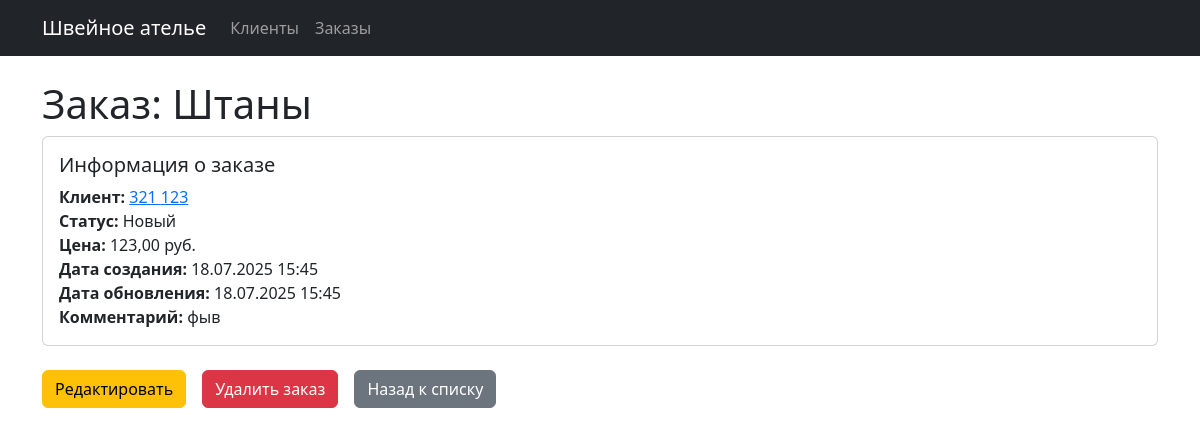
The app's page /orders/1/ with its own data.
### atelier/models.py (models this page shows, shortened)
class Order(models.Model):
    STATUS_CHOICES = [
        ('new', 'Новый'),
        ('in_progress', 'В работе'),
        ('completed', 'Завершен'),
        ('canceled', 'Отменен'),
    ]
    title = models.CharField(max_length=200, verbose_name="Название заказа")
    customer = models.ForeignKey(
        Customer,
        on_delete=models.CASCADE,
        related_name='orders',
        verbose_name="Заказчик"
    )
    price = models.DecimalField(
        max_digits=10,
        decimal_places=2,
        verbose_name="Цена"
    )
    comment = models.TextField(blank=True, null=True, verbose_name="Комментарий")
    status = models.CharField(
        max_length=20,
        choices=STATUS_CHOICES,
        default='new',
        verbose_name="Статус"
    )
    created_at = models.DateTimeField(auto_now_add=True, verbose_name="Дата создания")
    updated_at = models.DateTimeField(auto_now=True, verbose_name="Дата обновления")
    class Meta:
        verbose_name = "Заказ"
        verbose_name_plural = "Заказы"
        ordering = ['-created_at']

class Customer(models.Model):
    first_name = models.CharField(max_length=100, verbose_name="Имя")
    last_name = models.CharField(max_length=100, verbose_name="Фамилия")
    phone_regex = RegexValidator(
        regex=r'^\+?1?\d{9,15}$',
        message="Телефон должен быть в формате: '+999999999'. Максимум 15 цифр."
    )
    phone = models.CharField(
        validators=[phone_regex],
        max_length=17,
        verbose_name="Телефон"
    )
    comment = models.TextField(blank=True, null=True, verbose_name="Комментарий")
    created_at = models.DateTimeField(auto_now_add=True, verbose_name="Дата создания")
    class Meta:
        verbose_name = "Заказчик"
        verbose_name_plural = "Заказчики"
        ordering = ['-created_at']

### atelier/views.py (the view)
# urls.py: path('orders/<int:pk>/', views.order_detail, name='order_detail'),
def order_detail(request, pk):
    order = get_object_or_404(Order, pk=pk)
    return render(request, 'atelier/order_detail.html', {'order': order})

### atelier/templates/atelier/order_detail.html (shortened to what this page needs)
{% extends 'base.html' %}
{% block content %}
<h1>Заказ: {{ order.title }}</h1>
<div class="card mb-4">
    <div class="card-body">
        <h5 class="card-title">Информация о заказе</h5>
        <p class="card-text">
            <strong>Клиент:</strong>
            <a href="{% url 'customer_detail' pk=order.customer.pk %}">
                {{ order.customer.last_name }} {{ order.customer.first_name }}
            </a><br>
            <strong>Статус:</strong> {{ order.get_status_display }}<br>
            <strong>Цена:</strong> {{ order.price }} руб.<br>
            <strong>Дата создания:</strong> {{ order.created_at|date:"d.m.Y H:i" }}<br>
            <strong>Дата обновления:</strong> {{ order.updated_at|date:"d.m.Y H:i" }}<br>
            <strong>Комментарий:</strong> {{ order.comment|default:"-" }}
        </p>
    </div>
</div>
<div class="d-flex gap-3">
    <a href="{% url 'order_edit' pk=order.pk %}" class="btn btn-warning">Редактировать</a>
    <form method="post" action="{% url 'order_delete' pk=order.pk %}">
        <button type="submit" class="btn btn-danger"
                onclick="return confirm('Вы уверены, что хотите удалить этот заказ?')">
            Удалить заказ
        </button>
    </form>
    <a href="{% url 'order_list' %}" class="btn btn-secondary">Назад к списку</a>
</div>
{% endblock %}

### records on screen
Order: title "Штаны", customer.last_name "321", customer.first_name "123", status "Новый", price "123,00", created_at "18.07.2025 15:45", updated_at "18.07.2025 15:45", comment "фыв"
